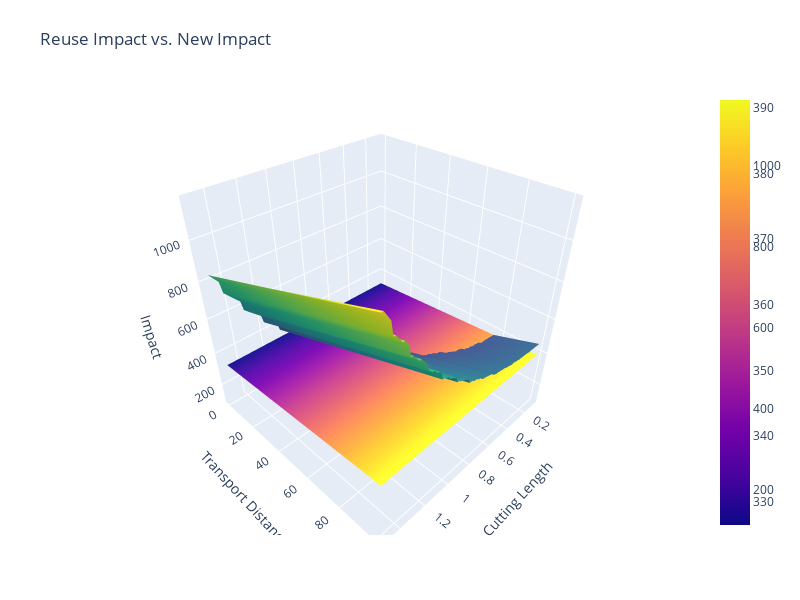

Notebook code for this chart:
### Code cell
# plot with plotly
import numpy as np
import plotly.graph_objects as go

# Define the range of cutting length and transport distance
cutting_length_range = np.linspace(0.1, 1.5, 100)  # Example range for cutting length
transport_distance_range = np.linspace(0.1, 100, 100)  # Example range for transport distance

# Create 2D grids of cutting length and transport distance
cutting_length_grid, transport_distance_grid = np.meshgrid(cutting_length_range, transport_distance_range)

# Initialize arrays to store the reuse impact and new impact values
reuse_impact_values = np.zeros_like(cutting_length_grid)
new_impact_values = np.zeros_like(cutting_length_grid)
# assuming the transport distance from site A to storage to site B is 2 times the transport distance from factory to site B
a = 2 

# Calculate reuse impact and new impact for each combination of cutting length and transport distance
for i in range(len(cutting_length_range)):
    for j in range(len(transport_distance_range)):
        cutting_length = cutting_length_range[i]
        transport_distance = transport_distance_range[j]
        
        # Calculate cutting time and other necessary parameters
        cutting_time = cutting_time_beam(cutting_length, cutting_length, fast_cut_speed_area)
        total_weight_beam = total_weight_concrete_beam(cutting_length, rho_light_reinforced_concrete)
        
        # Calculate reuse impact and new impact
       
        reuse_impact = transport_impact_lorry(total_weight_beam, a * transport_distance) + cut_impact(electricity_CO2_emission, cutting_time) * max_num_concrete_beam
        new_impact = transport_impact_truck(transport_distance, weight_concrete_truck) + manufacturing_cost_beam(light_reinforced_concrete_emission, beam_length, beam_width, beam_depth, rho_light_reinforced_concrete)
        
        # Store the impact values in the corresponding arrays
        reuse_impact_values[j, i] = reuse_impact
        new_impact_values[j, i] = new_impact

# Create a 3D surface plot using Plotly
fig = go.Figure(data=[
    go.Surface(x=cutting_length_grid, y=transport_distance_grid, z=reuse_impact_values, name='Reuse Impact',colorscale="viridis"),
    go.Surface(x=cutting_length_grid, y=transport_distance_grid, z=new_impact_values, name='New Impact')
])

# Set plot layout
fig.update_layout(
    scene=dict(
        xaxis_title='Cutting Length',
        yaxis_title='Transport Distance',
        zaxis_title='Impact'
    ),
    title='Reuse Impact vs. New Impact',
    autosize=False,
    width=800,
    height=600,
    margin=dict(l=65, r=50, b=65, t=90)
)

# Add colorbar for both surfaces
fig.update_layout( coloraxis_colorbar=dict( title='Impact'))

# Show the plot
fig.show()

### Figure 1 — Plotly figure (JSON) as saved in the notebook; plotly's stock layout.template omitted (floating-point values rounded to 4 significant figures; data arrays with more than 128 entries replaced by an {"elided": "..."} marker saying what was removed)
{"data": [{"colorscale": [[0, "#440154"], [0.1111, "#482878"], [0.2222, "#3e4989"], [0.3333, "#31688e"], [0.4444, "#26828e"], [0.5556, "#1f9e89"], [0.6667, "#35b779"], [0.7778, "#6ece58"], [0.8889, "#b5de2b"], [1, "#fde725"]], "name": "Reuse Impact", "type": "surface", "x": {"elided": "100x100 float values"}, "y": {"elided": "100x100 float values"}, "z": {"elided": "100x100 float values"}}, {"name": "New Impact", "type": "surface", "x": {"elided": "100x100 float values"}, "y": {"elided": "100x100 float values"}, "z": {"elided": "100x100 float values"}}], "layout": {"autosize": false, "coloraxis": {"colorbar": {"title": {"text": "Impact"}}}, "height": 600, "margin": {"b": 65, "l": 65, "r": 50, "t": 90}, "scene": {"xaxis": {"title": {"text": "Cutting Length"}}, "yaxis": {"title": {"text": "Transport Distance"}}, "zaxis": {"title": {"text": "Impact"}}}, "title": {"text": "Reuse Impact vs. New Impact"}, "width": 800}}
